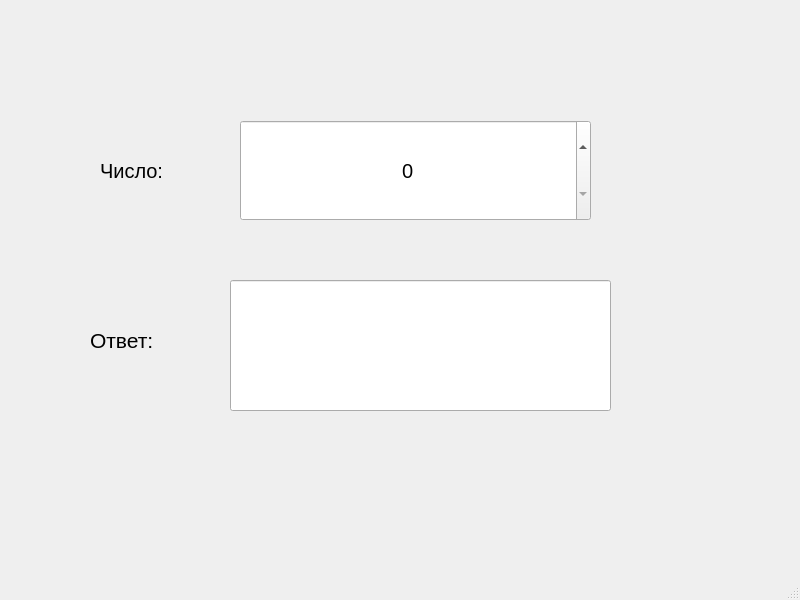
<?xml version="1.0" encoding="UTF-8"?>
<ui version="4.0">
 <class>MainWindow</class>
 <widget class="QMainWindow" name="MainWindow">
  <property name="geometry">
   <rect>
    <x>0</x>
    <y>0</y>
    <width>800</width>
    <height>600</height>
   </rect>
  </property>
  <property name="windowTitle">
   <string>Lab3_Tsk3</string>
  </property>
  <widget class="QWidget" name="centralwidget">
   <widget class="QSpinBox" name="spinBox">
    <property name="geometry">
     <rect>
      <x>240</x>
      <y>120</y>
      <width>351</width>
      <height>101</height>
     </rect>
    </property>
    <property name="font">
     <font>
      <pointsize>15</pointsize>
     </font>
    </property>
    <property name="alignment">
     <set>Qt::AlignCenter</set>
    </property>
    <property name="maximum">
     <number>1999999999</number>
    </property>
   </widget>
   <widget class="QLabel" name="label">
    <property name="geometry">
     <rect>
      <x>100</x>
      <y>160</y>
      <width>79</width>
      <height>21</height>
     </rect>
    </property>
    <property name="font">
     <font>
      <pointsize>15</pointsize>
     </font>
    </property>
    <property name="text">
     <string>Число:</string>
    </property>
   </widget>
   <widget class="QLineEdit" name="lineEdit">
    <property name="geometry">
     <rect>
      <x>230</x>
      <y>280</y>
      <width>381</width>
      <height>131</height>
     </rect>
    </property>
    <property name="font">
     <font>
      <pointsize>16</pointsize>
     </font>
    </property>
    <property name="alignment">
     <set>Qt::AlignCenter</set>
    </property>
    <property name="readOnly">
     <bool>true</bool>
    </property>
   </widget>
   <widget class="QLabel" name="label_2">
    <property name="geometry">
     <rect>
      <x>90</x>
      <y>330</y>
      <width>79</width>
      <height>21</height>
     </rect>
    </property>
    <property name="font">
     <font>
      <pointsize>16</pointsize>
     </font>
    </property>
    <property name="text">
     <string>Ответ:</string>
    </property>
   </widget>
  </widget>
  <widget class="QMenuBar" name="menubar">
   <property name="geometry">
    <rect>
     <x>0</x>
     <y>0</y>
     <width>800</width>
     <height>26</height>
    </rect>
   </property>
  </widget>
  <widget class="QStatusBar" name="statusbar"/>
 </widget>
 <resources/>
 <connections/>
</ui>
